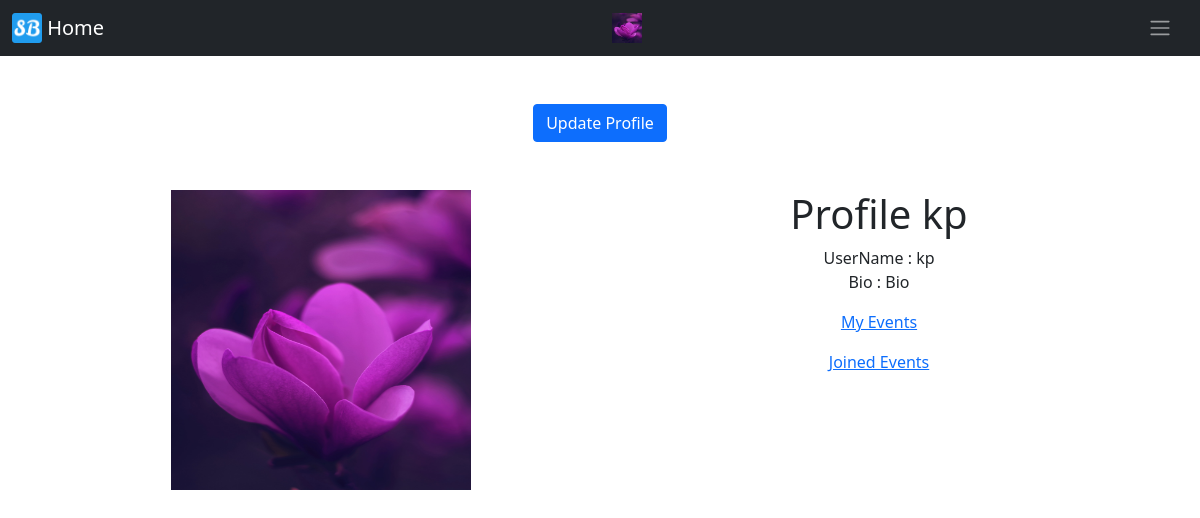
The app's page /createUser/viewProfile/ (signed in), older data.
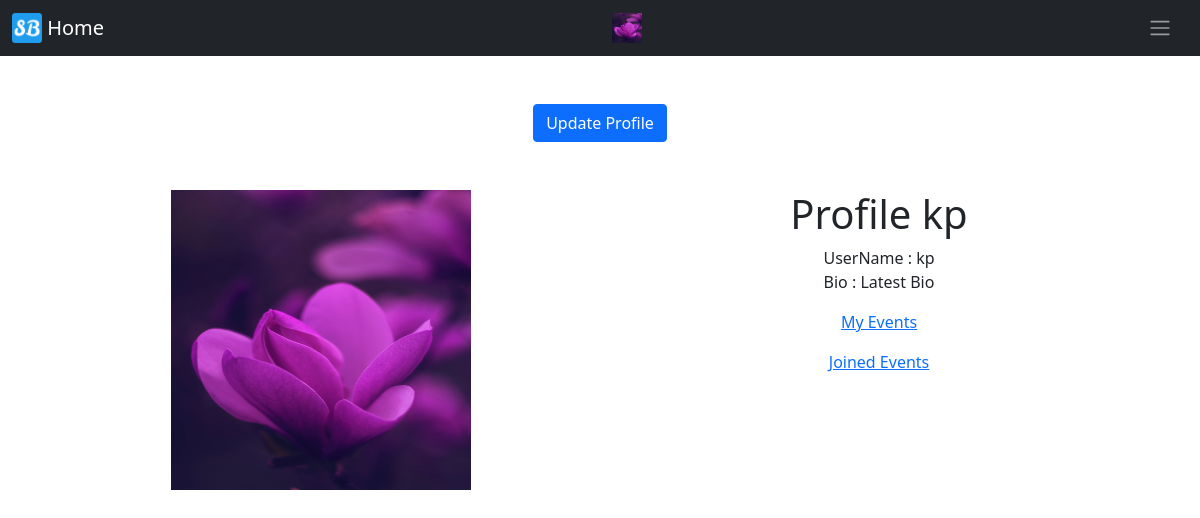
The same page, newer data.
### registration/models.py (models this page shows)
class UserProfile(models.Model):
    user = models.OneToOneField(User, on_delete=CASCADE, blank=False)
    bio = models.TextField()
    profile_pic = models.ImageField(null=True, blank=True)
    friends_list = models.ManyToManyField(
        User, related_name='friends_list', blank=True)

### registration/views.py (the view)
# urls.py: path('viewProfile/', profile_view, name='View User Profile'),
def profile_view(request):
    if not request.user.is_authenticated:
        return redirect('login')
    return render(request, "registration/view_profile.html", {"userprofile": UserProfile.objects.get(user=request.user)})

### SportsBuddyApp/templates/registration/view_profile.html
{% extends "base.html" %}
{% block content%}
<html>
<div class="container-fluid">
    <div class="row justify-content-center my-5 text-center">
        <div>
            <a class="btn btn-primary" href="/createUser/{{userprofile.id}}/update" role="button">Update Profile</a>
        </div>
    </div>
     <div class="row justify-content-center">
        <div class="col-sm-6 text-center">
        <img src="/static/images/{{userprofile.profile_pic}}" width="300" height="300" class="d-inline-block align-top" alt="">
        </div>
        <div class="col-sm-6 text-center">
        <h1>
        Profile {{userprofile.user}}
    </h1>
    <p>
        UserName : {{userprofile.user}}<br/>
        Bio : {{userprofile.bio}}
    </p>
    <p>
    <a href= "{%url 'home:my_events'%}">My Events</a>
</p>
<p>
    <a href= "{%url 'home:joined_events'%}">Joined Events</a>
</p>
        </div>
</div>
</div>
</html>
{% endblock %}

Row changes from the older to the newer data that the page shows:
changed UserProfile "kp": bio "Bio" → "Latest Bio"
